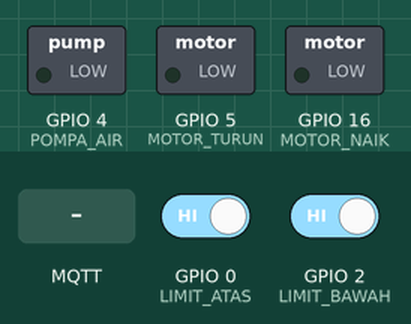
This sketch was run on a simulated ESP8266 (NodeMCU). Parts: switched loads named in the sketch (green lamp = pin HIGH). Inputs (shaded band) come from the test bench; at power-on: GPIO 2 (LIMIT_BAWAH) HIGH, GPIO 0 (LIMIT_ATAS) HIGH. WiFi joins after 1.5 s; servers stay silent unless stated; no MQTT or app messages arrive unless stated; what the sketch prints to the serial monitor is not drawn.

Above: at 2.7 s.
2.8 s: MQTT message "start" arrives on the first subscribed topic
At 5.6 s:
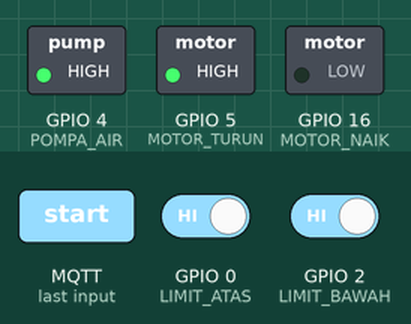
5.8 s: GPIO 2 (LIMIT_BAWAH) driven LOW
At 7.1 s:
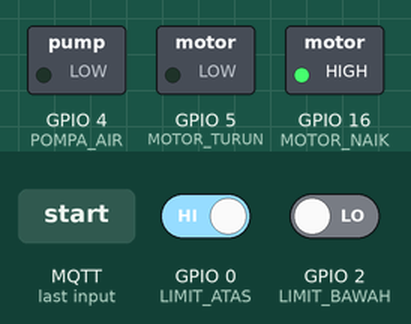
7.8 s: GPIO 0 (LIMIT_ATAS) driven LOW
At 8.1 s:
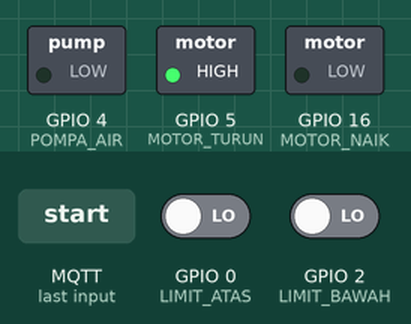
11.3 s: MQTT message "naik" arrives on the first subscribed topic
At 12.7 s:
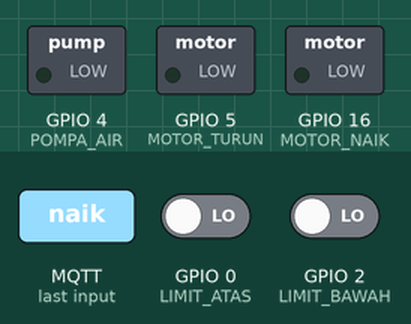
Timing chart, 0 to 13.8 s (numbered marks = the images above; inputs shaded):
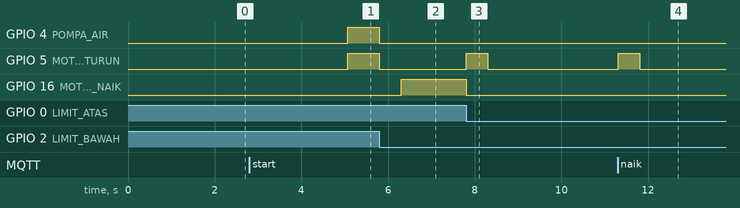

The sketch:

kode_arduino.ino
```cpp
#include <ESP8266WiFi.h>
#include <PubSubClient.h>

// --- KONFIGURASI WIFI & MQTT ---
const char* ssid = "tutus";
const char* password = "abcd123woi";
const char* mqtt_server = "192.168.84.232";

const unsigned long DURATION_PER_PHASE = 33000;
const unsigned long BACKOFF_DURATION = 500;

WiFiClient espClient;
PubSubClient client(espClient);

// --- PIN DEFINITIONS ---
#define MOTOR_NAIK 16
#define MOTOR_TURUN 5
#define LED_INDIKATOR 4    // LED dan Pompa pakai pin yang sama
#define POMPA_AIR 4        // ✅ SAMA dengan LED_INDIKATOR (karena hardware memang sama)
#define LIMIT_BAWAH 2
#define LIMIT_ATAS 0

// --- STATE MACHINE & TIMERS ---
enum Fase { STANDBY, TURUN, NAIK, BACKOFF_ATAS, KEMBALI };
Fase fase = STANDBY;
bool isRunning = false;
bool isManualStop = false;
unsigned long movementStartTime = 0;
unsigned long lastProgressUpdate = 0;
unsigned long turunStartTime = 0;
unsigned long backoffStartTime = 0;

unsigned long previousReconnectAttempt = 0;

void publishMessage(const char* topic, const char* payload) {
  Serial.printf("Publishing to %s: %s\n", topic, payload);
  client.publish(topic, payload);
}

void callback(char* topic, byte* payload, unsigned int length) {
  String message = "";
  for (unsigned int i = 0; i < length; i++) { message += (char)payload[i]; }
  Serial.printf("Message received on topic %s: %s\n", topic, message.c_str());

  if (strcmp(topic, "robot/command") == 0) {
    if (message == "start" && !isRunning) {
      Serial.println("START command received!");
      isRunning = true;
      fase = TURUN;
      movementStartTime = millis();
      turunStartTime = 0;
      isManualStop = false;
      publishMessage("robot/status", "TURUN");
    }
    else if (message == "naik" && !isRunning) {
      Serial.println("NAIK command received!");
      isRunning = true;
      fase = NAIK;
      movementStartTime = millis();
      isManualStop = false;
      publishMessage("robot/status", "NAIK");
    }
    else if (message == "return") {
      Serial.println("RETURN command received!");
      isRunning = true;
      fase = KEMBALI;
      movementStartTime = millis();
      isManualStop = true;
      publishMessage("robot/status", "KEMBALI");
    }
  }
}

void setup_wifi() {
  delay(10);
  Serial.println();
  Serial.print("Connecting to WiFi: ");
  Serial.println(ssid);

  WiFi.mode(WIFI_STA);
  WiFi.begin(ssid, password);

  while (WiFi.status() != WL_CONNECTED) {
    delay(500);
    Serial.print(".");
  }

  Serial.println("\nWiFi connected!");
  Serial.print("IP address: ");
  Serial.println(WiFi.localIP());
}

void setup() {
  Serial.begin(115200);
  pinMode(MOTOR_NAIK, OUTPUT);
  pinMode(MOTOR_TURUN, OUTPUT);
  pinMode(POMPA_AIR, OUTPUT);  // LED dan Pompa sama, cukup set 1x
  pinMode(LIMIT_BAWAH, INPUT_PULLUP);
  pinMode(LIMIT_ATAS, INPUT_PULLUP);

  digitalWrite(MOTOR_NAIK, LOW);
  digitalWrite(MOTOR_TURUN, LOW);
  digitalWrite(POMPA_AIR, LOW);

  setup_wifi();

  client.setServer(mqtt_server, 1883);
  client.setCallback(callback);
}

void reconnect() {
  if (millis() - previousReconnectAttempt > 5000) {
    previousReconnectAttempt = millis();
    Serial.print("Attempting MQTT connection...");
    if (client.connect("RobotPembersihClient")) {
      Serial.println("connected");
      client.subscribe("robot/command");
      publishMessage("robot/status", "STANDBY");
    } else {
      Serial.printf("failed, rc=%d. Will retry in 5s\n", client.state());
    }
  }
}

void loop() {
  if (!client.connected()) {
    reconnect();
  }
  client.loop();

  if (isRunning) {
    bool limitBawahTertekan = (digitalRead(LIMIT_BAWAH) == LOW);
    bool limitAtasTertekan  = (digitalRead(LIMIT_ATAS) == LOW);
    unsigned long currentTime = millis();
    char progressPayload[10];

    // Kirim progress update setiap 500ms
    if (currentTime - lastProgressUpdate > 500) {
      unsigned long elapsedTime = currentTime - movementStartTime;
      int progress = 0;

      if (fase == TURUN) {
        progress = map(elapsedTime, 0, DURATION_PER_PHASE, 0, 50);
        if (progress > 50) progress = 50;
        sprintf(progressPayload, "P:%d", progress);
        publishMessage("robot/status", progressPayload);
      } else if (fase == NAIK) {
        progress = map(elapsedTime, 0, DURATION_PER_PHASE, 50, 100);
        if (progress > 100) progress = 100;
        sprintf(progressPayload, "P:%d", progress);
        publishMessage("robot/status", progressPayload);
      }

      lastProgressUpdate = currentTime;
    }

    switch (fase) {
      case TURUN:
        // Set timer TURUN sekali saja
        if (turunStartTime == 0) {
          turunStartTime = currentTime;
          Serial.println("🚀 FASE TURUN MULAI - Timer pompa+LED di-set");
        }

        digitalWrite(MOTOR_NAIK, LOW);
        digitalWrite(MOTOR_TURUN, HIGH);

        // ✅ LED & POMPA NYALA 7 DETIK BARENG (karena pin sama)
        if (currentTime - turunStartTime <= 7000) {
          digitalWrite(POMPA_AIR, HIGH);  // LED dan Pompa nyala bareng

          // ✅ PERUBAHAN: Print cuma 1x per detik (throttling)
          static unsigned long lastDebugPrint = 0;
          if (currentTime - lastDebugPrint >= 1000) {
            Serial.printf("💧 Pompa + LED: ON (%lu/7000 ms)\n", currentTime - turunStartTime);
            lastDebugPrint = currentTime;
          }
        } else {
          digitalWrite(POMPA_AIR, LOW);   // LED dan Pompa mati bareng
          static bool matiLogged = false;
          if (!matiLogged) {
            Serial.println("🛑 Pompa + LED: OFF - 7 detik selesai");
            matiLogged = true;
          }
        }

        if (limitBawahTertekan) {
          Serial.println("⬇️ LIMIT BAWAH TERTEKAN");
          digitalWrite(MOTOR_TURUN, LOW);
          digitalWrite(POMPA_AIR, LOW);
          publishMessage("robot/status", "P:50");
          publishMessage("robot/status", "REACHED_BOTTOM");

          delay(500);

          fase = NAIK;
          movementStartTime = millis();
          turunStartTime = 0;  // Reset untuk siklus berikutnya
          publishMessage("robot/status", "NAIK");
        }
        break;

      case NAIK:
        digitalWrite(POMPA_AIR, LOW);  // Mati
        digitalWrite(MOTOR_TURUN, LOW);
        digitalWrite(MOTOR_NAIK, HIGH);

        if (limitAtasTertekan) {
          Serial.println("⬆️ LIMIT ATAS TERTEKAN");
          digitalWrite(MOTOR_NAIK, LOW);
          fase = BACKOFF_ATAS;
          backoffStartTime = millis();
          publishMessage("robot/status", "P:100");
        }
        break;

      case BACKOFF_ATAS:
        digitalWrite(MOTOR_NAIK, LOW);
        digitalWrite(MOTOR_TURUN, HIGH);
        digitalWrite(POMPA_AIR, LOW);  // Mati

        if (currentTime - backoffStartTime > BACKOFF_DURATION) {
          digitalWrite(MOTOR_TURUN, LOW);
          digitalWrite(POMPA_AIR, LOW);
          isRunning = false;
          fase = STANDBY;

          if (isManualStop) {
            Serial.println("🛑 Stop manual - sending STANDBY");
            publishMessage("robot/status", "STANDBY");
            isManualStop = false;
          } else {
            Serial.println("✅ Normal completion - sending SELESAI");
            publishMessage("robot/status", "SELESAI");
          }
        }
        break;

      case KEMBALI:
        digitalWrite(POMPA_AIR, LOW);  // Mati
        digitalWrite(MOTOR_TURUN, LOW);
        digitalWrite(MOTOR_NAIK, HIGH);

        if (limitAtasTertekan) {
          digitalWrite(MOTOR_NAIK, LOW);
          fase = BACKOFF_ATAS;
          backoffStartTime = millis();
        }
        break;

      case STANDBY:
        digitalWrite(POMPA_AIR, LOW);  // Mati
        break;
    }
  } else {
      digitalWrite(MOTOR_NAIK, LOW);
      digitalWrite(MOTOR_TURUN, LOW);
      digitalWrite(POMPA_AIR, LOW);
  }
}
```

Measured:
- after the input at 2.8 s, GPIO 4 (POMPA_AIR), GPIO 5 (MOTOR_TURUN): LOW → HIGH after 2.3 s
- after the input at 5.8 s, GPIO 4 (POMPA_AIR), GPIO 5 (MOTOR_TURUN): HIGH → LOW at once; GPIO 16 (MOTOR_NAIK): LOW → HIGH after 0.51 s
- after the input at 7.8 s, GPIO 5 (MOTOR_TURUN): LOW → HIGH at once, → LOW 0.50 s later; GPIO 16 (MOTOR_NAIK): HIGH → LOW at once
- after the input at 11.3 s, GPIO 5 (MOTOR_TURUN): LOW → HIGH at once, → LOW 0.50 s later
